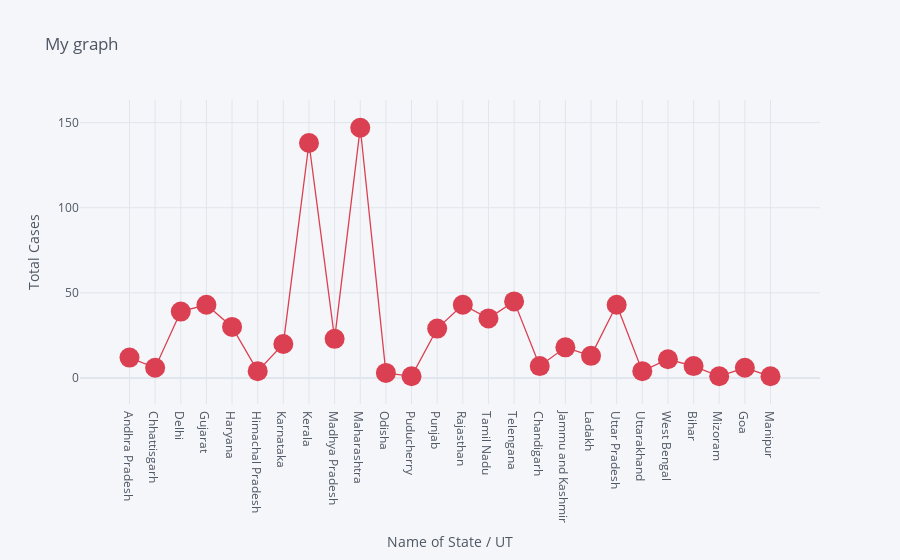
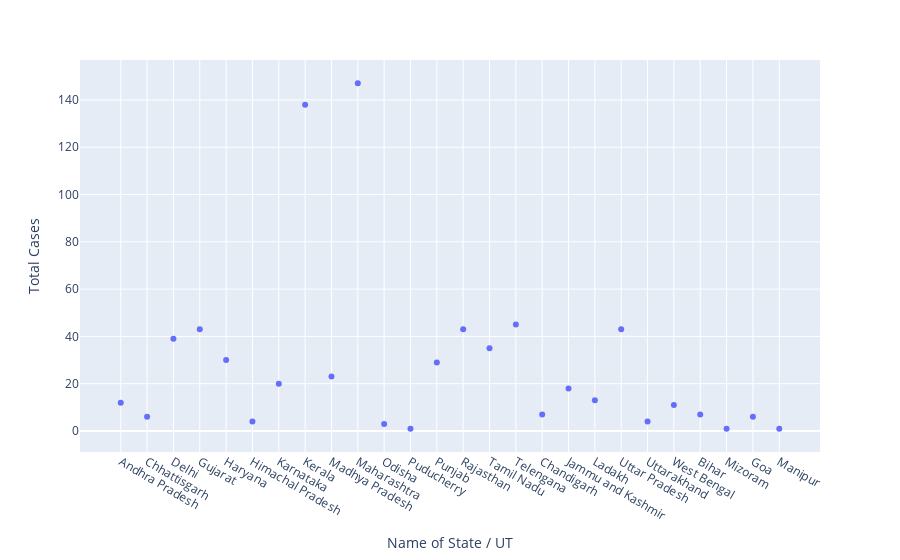

These figures' notebook cell, in order:
### Markdown cell above
## scatter plot using Plotly

### Code cell
df.iplot(kind='scatter',x='Name of State / UT',y='Total Cases', mode='markers+lines',title='My graph',xTitle='Name of State / UT',yTitle='Total Cases',colors='Red',size=20)

plt.show()

#Scatter plot using plotly express

px.scatter(df,x='Name of State / UT',y='Total Cases')

### Figure 1 — Plotly figure (JSON) as saved in the notebook; plotly's stock layout.template omitted (floating-point values rounded to 4 significant figures)
{"data": [{"line": {"color": "rgba(219, 64, 82, 1.0)", "dash": "solid", "shape": "linear", "width": 1.3}, "marker": {"size": 20, "symbol": "circle"}, "mode": "markers+lines", "name": "Total Cases", "text": "", "type": "scatter", "x": ["Andhra Pradesh", "Chhattisgarh", "Delhi", "Gujarat", "Haryana", "Himachal Pradesh", "Karnataka", "Kerala", "Madhya Pradesh", "Maharashtra", "Odisha", "Puducherry", "Punjab", "Rajasthan", "Tamil Nadu", "Telengana", "Chandigarh", "Jammu and Kashmir", "Ladakh", "Uttar Pradesh", "Uttarakhand", "West Bengal", "Bihar", "Mizoram", "Goa", "Manipur"], "y": [12, 6, 39, 43, 30, 4, 20, 138, 23, 147, 3, 1, 29, 43, 35, 45, 7, 18, 13, 43, 4, 11, 7, 1, 6, 1]}], "layout": {"legend": {"bgcolor": "#F5F6F9", "font": {"color": "#4D5663"}}, "paper_bgcolor": "#F5F6F9", "plot_bgcolor": "#F5F6F9", "title": {"font": {"color": "#4D5663"}, "text": "My graph"}, "xaxis": {"gridcolor": "#E1E5ED", "showgrid": true, "tickfont": {"color": "#4D5663"}, "title": {"font": {"color": "#4D5663"}, "text": "Name of State / UT"}, "zerolinecolor": "#E1E5ED"}, "yaxis": {"gridcolor": "#E1E5ED", "showgrid": true, "tickfont": {"color": "#4D5663"}, "title": {"font": {"color": "#4D5663"}, "text": "Total Cases"}, "zerolinecolor": "#E1E5ED"}}}

### Figure 2 — Plotly figure (JSON) as saved in the notebook; plotly's stock layout.template omitted (floating-point values rounded to 4 significant figures)
{"data": [{"hovertemplate": "Name of State / UT=%{x}<br>Total Cases=%{y}<extra></extra>", "legendgroup": "", "marker": {"color": "#636efa", "symbol": "circle"}, "mode": "markers", "name": "", "orientation": "v", "showlegend": false, "type": "scatter", "x": ["Andhra Pradesh", "Chhattisgarh", "Delhi", "Gujarat", "Haryana", "Himachal Pradesh", "Karnataka", "Kerala", "Madhya Pradesh", "Maharashtra", "Odisha", "Puducherry", "Punjab", "Rajasthan", "Tamil Nadu", "Telengana", "Chandigarh", "Jammu and Kashmir", "Ladakh", "Uttar Pradesh", "Uttarakhand", "West Bengal", "Bihar", "Mizoram", "Goa", "Manipur"], "xaxis": "x", "y": [12, 6, 39, 43, 30, 4, 20, 138, 23, 147, 3, 1, 29, 43, 35, 45, 7, 18, 13, 43, 4, 11, 7, 1, 6, 1], "yaxis": "y"}], "layout": {"legend": {"tracegroupgap": 0}, "margin": {"t": 60}, "xaxis": {"anchor": "y", "domain": [0, 1], "title": {"text": "Name of State / UT"}}, "yaxis": {"anchor": "x", "domain": [0, 1], "title": {"text": "Total Cases"}}}}
